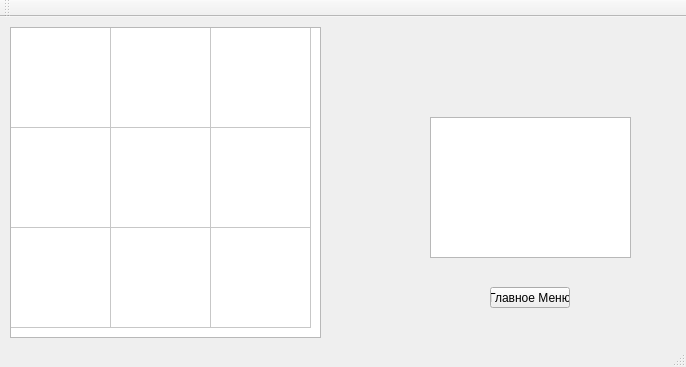
<?xml version="1.0" encoding="UTF-8"?>
<ui version="4.0">
 <class>MainWindow</class>
 <widget class="QMainWindow" name="MainWindow">
  <property name="geometry">
   <rect>
    <x>0</x>
    <y>0</y>
    <width>686</width>
    <height>367</height>
   </rect>
  </property>
  <property name="windowTitle">
   <string>MainWindow</string>
  </property>
  <widget class="QWidget" name="centralWidget">
   <widget class="QTableWidget" name="inventoryTable">
    <property name="geometry">
     <rect>
      <x>10</x>
      <y>10</y>
      <width>311</width>
      <height>311</height>
     </rect>
    </property>
    <property name="lineWidth">
     <number>1</number>
    </property>
    <property name="dragEnabled">
     <bool>true</bool>
    </property>
    <property name="showGrid">
     <bool>true</bool>
    </property>
    <property name="rowCount">
     <number>3</number>
    </property>
    <property name="columnCount">
     <number>3</number>
    </property>
    <attribute name="horizontalHeaderVisible">
     <bool>false</bool>
    </attribute>
    <attribute name="horizontalHeaderHighlightSections">
     <bool>false</bool>
    </attribute>
    <attribute name="horizontalHeaderMinimumSectionSize">
     <number>33</number>
    </attribute>
    <attribute name="verticalHeaderVisible">
     <bool>false</bool>
    </attribute>
    <attribute name="verticalHeaderDefaultSectionSize">
     <number>100</number>
    </attribute>
    <attribute name="verticalHeaderMinimumSectionSize">
     <number>33</number>
    </attribute>
    <row/>
    <row/>
    <row/>
    <column/>
    <column/>
    <column/>
   </widget>
   <widget class="QGraphicsView" name="appleView">
    <property name="geometry">
     <rect>
      <x>430</x>
      <y>100</y>
      <width>201</width>
      <height>141</height>
     </rect>
    </property>
   </widget>
   <widget class="QPushButton" name="mainMenuButton">
    <property name="geometry">
     <rect>
      <x>490</x>
      <y>270</y>
      <width>80</width>
      <height>21</height>
     </rect>
    </property>
    <property name="text">
     <string>Главное Меню</string>
    </property>
   </widget>
  </widget>
  <widget class="QMenuBar" name="menuBar">
   <property name="geometry">
    <rect>
     <x>0</x>
     <y>0</y>
     <width>686</width>
     <height>20</height>
    </rect>
   </property>
  </widget>
  <widget class="QToolBar" name="mainToolBar">
   <attribute name="toolBarArea">
    <enum>TopToolBarArea</enum>
   </attribute>
   <attribute name="toolBarBreak">
    <bool>false</bool>
   </attribute>
  </widget>
  <widget class="QStatusBar" name="statusBar"/>
 </widget>
 <layoutdefault spacing="6" margin="11"/>
 <resources/>
 <connections/>
</ui>
